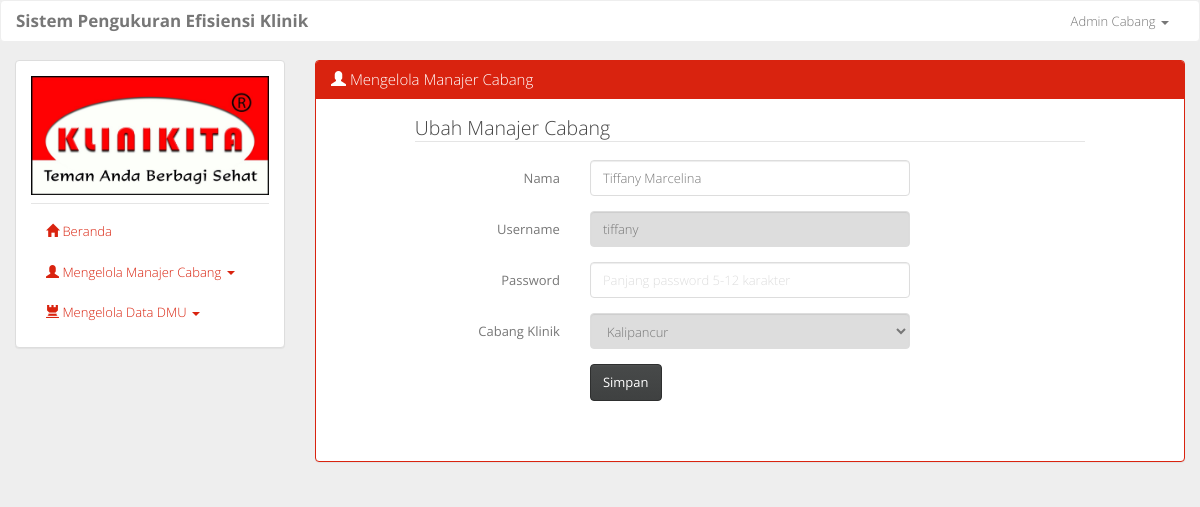
The app's page /ubah_pengguna.php (signed in), older data.
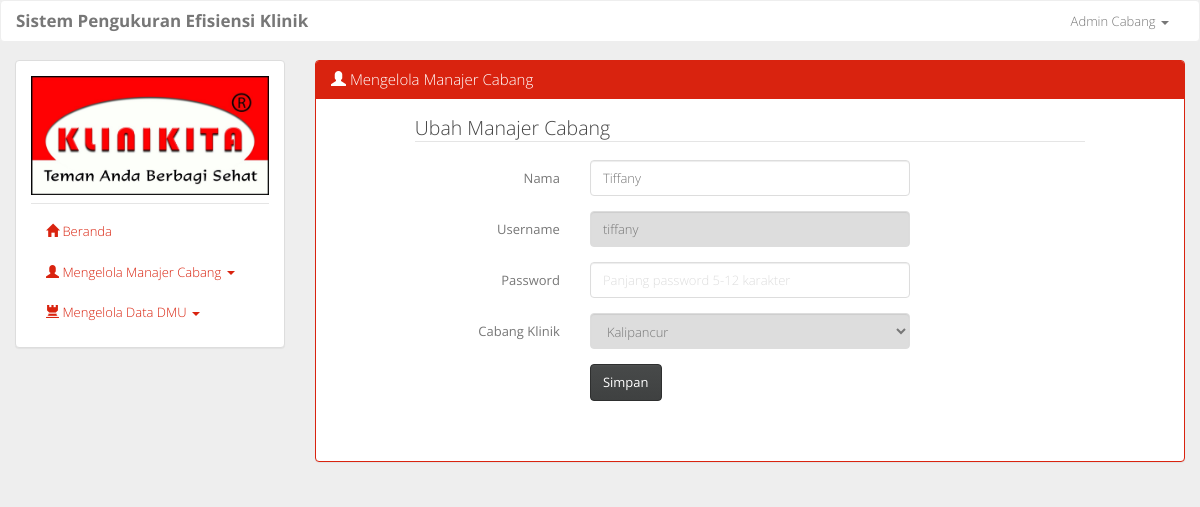
The same page, newer data.
### tables this page shows
CREATE TABLE `tb_pengguna` (
  `id_pengguna` int(11) NOT NULL,
  `nama` varchar(50) NOT NULL,
  `username` varchar(20) NOT NULL,
  `password` varchar(50) NOT NULL,
  `id_klinik` int(11) NOT NULL,
  `level` char(1) NOT NULL
);

### ubah_pengguna.php (the view, shortened to what the changed rows need)
<?php
	include 'layout.php';
	if (ISSET($_GET['lvl'])) {
		$lvl = $_GET['lvl'];
		if (($lvl == 'a') OR ($lvl == 'p')) {
			$query = mysqli_query($conn, 'SELECT * FROM tb_pengguna WHERE id_pengguna="'.$id.'"');
			if (mysqli_num_rows($query) > 0) {
				while ($data = mysqli_fetch_assoc($query)) {
					$nama = $data['nama'];
					$username = $data['username'];
				}
			}
		} else {
			$query = mysqli_query($conn, 'SELECT * FROM tb_pengguna AS p, tb_klinik AS k WHERE p.id_klinik = k.id_klinik AND p.id_pengguna="'.$id.'"');
			if (mysqli_num_rows($query) > 0) {
				$pengguna = mysqli_fetch_assoc($query);
				$nama = $pengguna['nama'];
				$username = $pengguna['username'];
				$id_klinik = $pengguna['id_klinik'];
				$cabang_klinik = $pengguna['cabang_klinik'];
				$lvl = $pengguna['level'];
			}
		}
	} else {
		$query = mysqli_query($conn, 'SELECT * FROM tb_pengguna AS p, tb_klinik AS k WHERE p.id_klinik = k.id_klinik AND p.id_pengguna="'.$id.'"');
		if (mysqli_num_rows($query) > 0) {
			$pengguna = mysqli_fetch_assoc($query);
			$nama = $pengguna['nama'];
			$username = $pengguna['username'];
			$lvl = $pengguna['level'];
		}
	}
?>
				<div class="col-sm-9">
					<div class="panel panel-primary">
						<div class="panel-body">
							<form class="form-horizontal" method="post" action="<?php echo "process/u_pengguna.php?type=".$type."&id=".$id."&lvl=".$lvl.""; ?>">
								<fieldset>
								    <div class="form-group">
								      	<div class="col-sm-6">
								        	<input class="form-control" name="nama_pengguna" placeholder="Panjang maksimal 50 karakter" type="text" maxlength="50" value="<?php echo $nama; ?>" required>
								      	</div>
								    </div>
								    <div class="form-group">
								      	<div class="col-sm-6">
								        	<input class="form-control" name="username" placeholder="Panjang username 5-20 karakter" type="text" minlength="5" maxlength="20" value="<?php echo $username; ?>" disabled required>
								      	</div>
								    </div>
								</fieldset>
							</form>
						</div>
					</div>
				</div>
<?php include 'layout2.php' ?>

Row changes from the older to the newer data that the page shows:
changed tb_pengguna "tiffany": nama_pengguna "Tiffany Marcelina" → "Tiffany"
